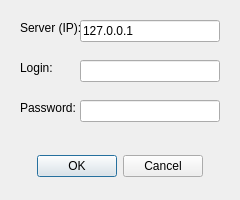
<?xml version="1.0" encoding="UTF-8"?>
<ui version="4.0">
 <class>SupLogin</class>
 <widget class="QDialog" name="SupLogin">
  <property name="geometry">
   <rect>
    <x>0</x>
    <y>0</y>
    <width>240</width>
    <height>200</height>
   </rect>
  </property>
  <property name="windowTitle">
   <string>Dialog</string>
  </property>
  <widget class="QDialogButtonBox" name="buttonBox">
   <property name="geometry">
    <rect>
     <x>20</x>
     <y>150</y>
     <width>200</width>
     <height>32</height>
    </rect>
   </property>
   <property name="orientation">
    <enum>Qt::Horizontal</enum>
   </property>
   <property name="standardButtons">
    <set>QDialogButtonBox::Cancel|QDialogButtonBox::Ok</set>
   </property>
   <property name="centerButtons">
    <bool>true</bool>
   </property>
  </widget>
  <widget class="QLabel" name="labelLogin">
   <property name="geometry">
    <rect>
     <x>20</x>
     <y>60</y>
     <width>60</width>
     <height>16</height>
    </rect>
   </property>
   <property name="text">
    <string>Login:</string>
   </property>
  </widget>
  <widget class="QLineEdit" name="lineEditLogin">
   <property name="geometry">
    <rect>
     <x>80</x>
     <y>60</y>
     <width>140</width>
     <height>22</height>
    </rect>
   </property>
  </widget>
  <widget class="QLabel" name="labelPassword">
   <property name="geometry">
    <rect>
     <x>20</x>
     <y>100</y>
     <width>60</width>
     <height>16</height>
    </rect>
   </property>
   <property name="text">
    <string>Password:</string>
   </property>
  </widget>
  <widget class="QLineEdit" name="lineEditPassword">
   <property name="geometry">
    <rect>
     <x>80</x>
     <y>100</y>
     <width>140</width>
     <height>22</height>
    </rect>
   </property>
   <property name="echoMode">
    <enum>QLineEdit::Password</enum>
   </property>
  </widget>
  <widget class="QLabel" name="labelServer">
   <property name="geometry">
    <rect>
     <x>20</x>
     <y>20</y>
     <width>60</width>
     <height>16</height>
    </rect>
   </property>
   <property name="text">
    <string>Server (IP):</string>
   </property>
  </widget>
  <widget class="QLineEdit" name="lineEditServer">
   <property name="geometry">
    <rect>
     <x>80</x>
     <y>20</y>
     <width>140</width>
     <height>22</height>
    </rect>
   </property>
   <property name="text">
    <string>127.0.0.1</string>
   </property>
  </widget>
 </widget>
 <resources/>
 <connections>
  <connection>
   <sender>buttonBox</sender>
   <signal>accepted()</signal>
   <receiver>SupLogin</receiver>
   <slot>accept()</slot>
   <hints>
    <hint type="sourcelabel">
     <x>248</x>
     <y>254</y>
    </hint>
    <hint type="destinationlabel">
     <x>157</x>
     <y>274</y>
    </hint>
   </hints>
  </connection>
  <connection>
   <sender>buttonBox</sender>
   <signal>rejected()</signal>
   <receiver>SupLogin</receiver>
   <slot>reject()</slot>
   <hints>
    <hint type="sourcelabel">
     <x>316</x>
     <y>260</y>
    </hint>
    <hint type="destinationlabel">
     <x>286</x>
     <y>274</y>
    </hint>
   </hints>
  </connection>
 </connections>
</ui>
